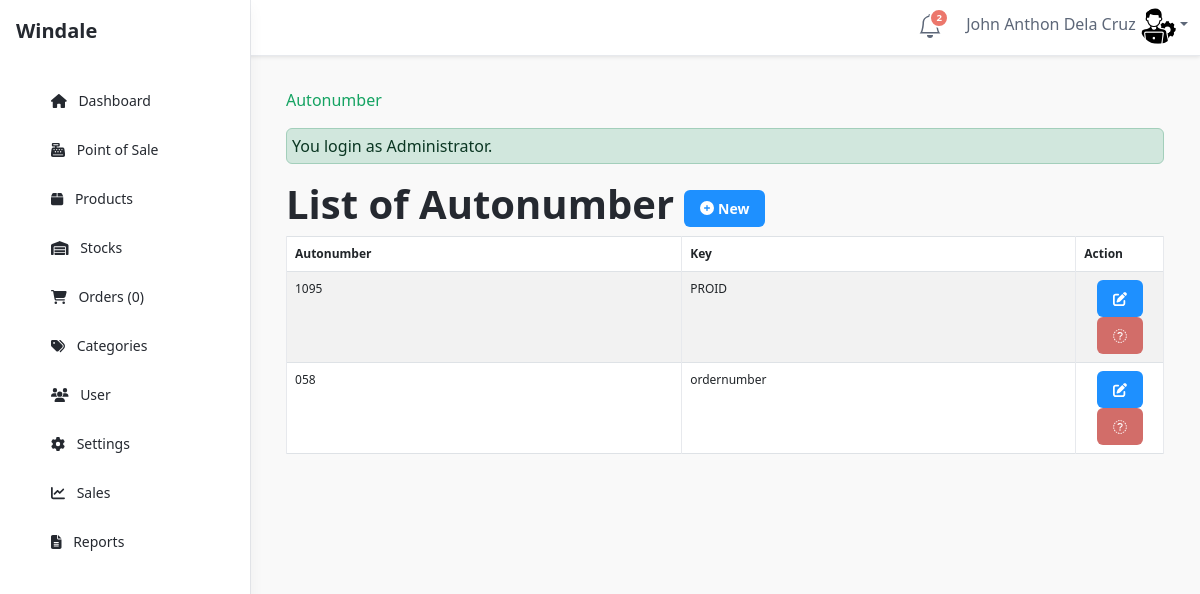
Screenshot of /admin/autonumber/index.php (signed in) with the database file from the repository.
### tables this page shows
CREATE TABLE `tblautonumber` (
  `ID` int(11) NOT NULL,
  `AUTOSTART` int(250) NOT NULL,
  `AUTOINC` int(11) NOT NULL,
  `AUTOEND` int(11) NOT NULL,
  `AUTOKEY` varchar(12) NOT NULL,
  `AUTONUM` int(250) NOT NULL
);

### admin/autonumber/index.php (called while the page is built, shortened)
<?php
require_once ("../theme/templates.php");
?>

### include/database.php (called while the page is built, shortened)
<?php
class Database {
	var $sql_string = '';
	private $conn;
	public function open_connection() {
		$this->conn = mysqli_connect(server,user,pass);
		if(!$this->conn){
			echo "Problem in database connection! Contact administrator!";
			exit();
		}else{
			$db_select = mysqli_select_db($this->conn,database_name);
		}
	}
	function setQuery($sql='') {
		$this->sql_string=$sql;
	}
	function executeQuery() {
		$result = mysqli_query($this->conn, $this->sql_string);
		return $this->confirm_query($result);
	}
	private function confirm_query($result) {
		return $result;
	}
	function loadResultList( $key='' ) {
		$cur = $this->executeQuery();
		$array = array();
		while ($row = mysqli_fetch_object($cur)) {
			if ($key) {
				$array[$row->$key] = $row;
			} else {
				$array[] = $row;
			}
		}
		return $array;
	}
}
$mydb = new Database();
?>

### admin/autonumber/list.php (the view, shortened to what this page needs)
<div class="row">
      	 <div class="col-lg-12">
           <h1 class="page-header">List of Autonumber  <a href="index.php?view=add" class="btn btn-primary btn-xs  ">  <i class="fa fa-plus-circle fw-fa"></i> New</a>  </h1>
      		</div>
  		 </div>
 		    <form action="controller.php?action=delete" Method="POST">
		     <div class="table-responsive">
			<table id="example" class="table table-striped table-bordered table-hover"  style="font-size:12px" cellspacing="0">
			  <thead>
			  	<tr>
			  		<th>
			  		 Autonumber</th>
			  		  <th>Key</th>
			  		 <th width="10%" align="center">Action</th>
			  	</tr>
			  </thead>
			  <tbody>
			  	<?php
			  		$mydb->setQuery("SELECT * FROM `tblautonumber`");
			  		$cur = $mydb->loadResultList();
					foreach ($cur as $result) {
			  		echo '<tr>';
		  			echo '<td>' . $result->AUTOSTART.$result->AUTOEND.'</td>';
		  			echo '<td>' . $result->AUTOKEY.'</td>';
			  		echo '<td align="center"><a title="Edit" href="index.php?view=edit&id='.$result->AUTOKEY.'" class="btn btn-primary btn-xs  ">  <span class="fa fa-edit fw-fa"></a>
			  		     <a title="Delete" href="controller.php?action=delete&id='.$result->AUTOKEY.'" class="btn btn-danger btn-xs  ">  <span class="fa  fa-trash-o fw-fa "></a></td>';
			  		echo '</tr>';
			  	}
			  	?>
			  </tbody>
			</table>
			</form>

### rows the page displays
tblautonumber: AUTOSTART "10", AUTOEND "95", AUTOKEY "PROID"
tblautonumber: AUTOSTART "0", AUTOEND "58", AUTOKEY "ordernumber"

### other values shown
$notificationCount "2"
$_SESSION['U_NAME'] "John Anthon Dela Cruz"
$res "0"
$title "Autonumber"
$_SESSION['message'] "You login as Administrator."
